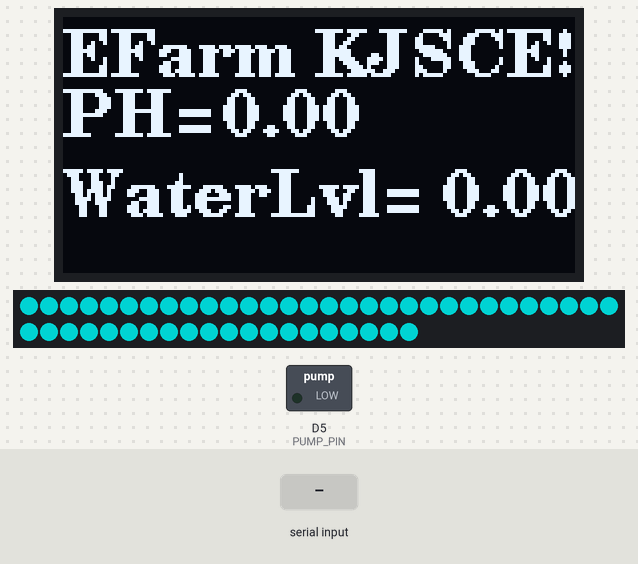
Simulated run of this sketch. Board: ESP8266 (NodeMCU). Shown: 128×64 one-colour display, 50 RGB LEDs in strip order, left to right, continuing on the next row, switched loads named in the sketch (green lamp = pin HIGH). The inputs (shaded band) are chosen by the test bench. Dim RGB values are drawn brighter than linear; WiFi joins after 1.5 s; servers stay silent unless stated; the Firebase database answers and starts empty; what the sketch prints to the serial monitor is not drawn.

Above: at 3.5 s.
3.6 s: "90,45,200\n" received over Serial
At 10.4 s:
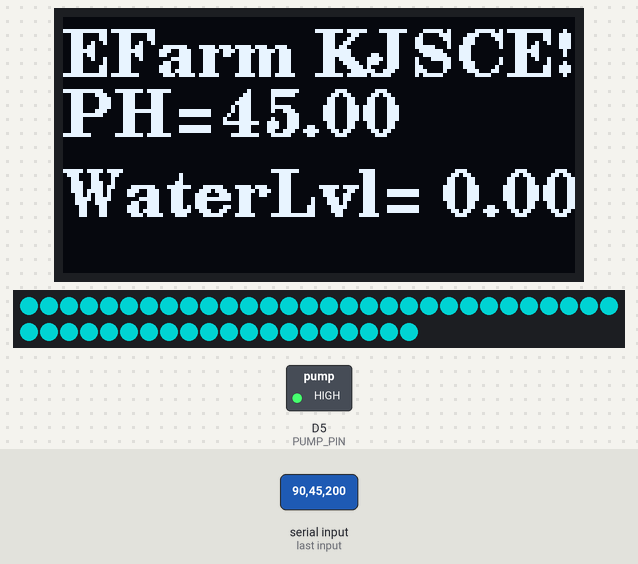
10.5 s: "30,150\n" received over Serial
At 17.1 s:
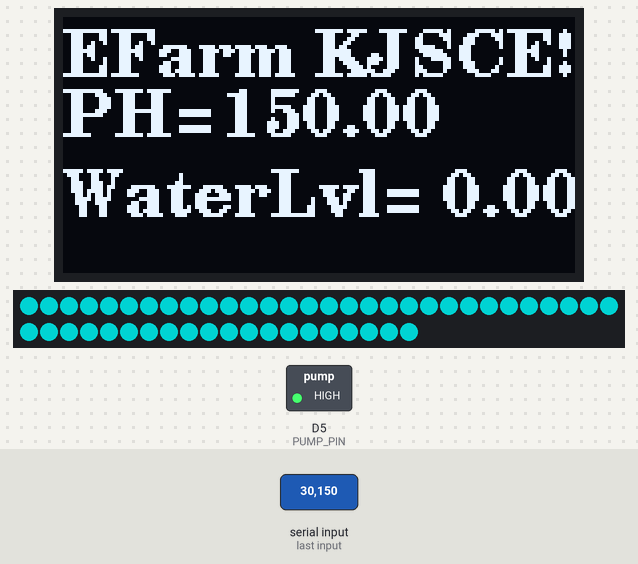
17.4 s: "90,45,200,10\n" received over Serial
At 25.9 s:
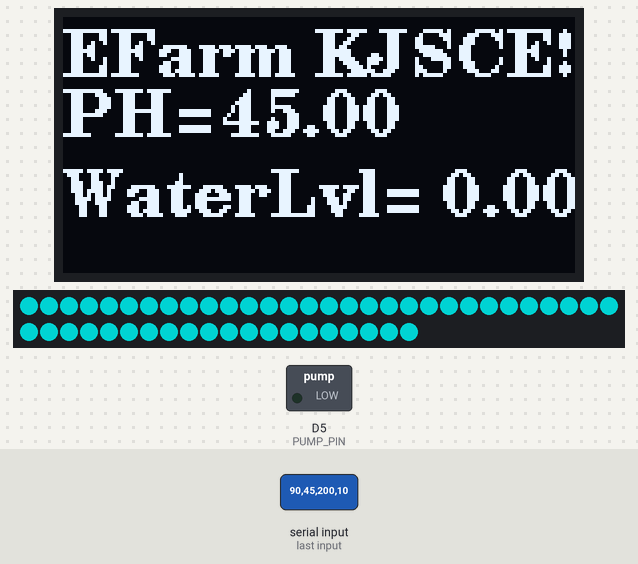
Timing chart, 0 to 28.7 s (numbered marks = the images above; inputs shaded):
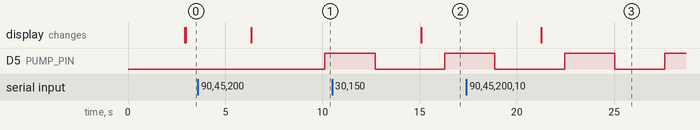

Measured:
- after the input at 3.6 s, D5 (PUMP_PIN): LOW → HIGH after 6.5 s instead of 5.5 s; the display: changes after 2.7 s (image 1)
- after the input at 10.5 s, the display: changes after 4.6 s (image 2)
- after the input at 17.4 s, the display: changes after 3.8 s (image 3)

The sketch:

Controlled_pump.ino
```cpp
#include <U8g2lib.h>
#ifdef U8X8_HAVE_HW_SPI
#include <SPI.h>
#endif
#ifdef U8X8_HAVE_HW_I2C
#include <Wire.h>
#endif

#include <FirebaseESP8266.h>
#include <WiFiManager.h>
#include <EEPROM.h>
#include <FastLED.h>

#define PUMP_PIN D5
#define NUM_LEDS 50
#define DATA_PIN 13

CRGB leds[NUM_LEDS];

U8G2_SSD1306_128X64_NONAME_F_HW_I2C u8g2(U8G2_R0);

// stringPH=PH:7.16, W:22, L:  39, T:  40;
const unsigned int MAX_MESSAGE_LENGTH = 31;
float PHval, Waterlvl, Light, Temp;
int Red, Green, Blue;
int pump_on = 0;  //Flags
int airflow = 0;

unsigned long previousMillis = 0; // last time update
unsigned long currentMillis;
long interval;                    // interval received from Firebase
long time_interval;               // Fetched from EEPROM

#define FIREBASE_HOST "https://e-farm-d2031-default-rtdb.firebaseio.com/"
#define FIREBASE_AUTH "SgAgOkkygVXy9YSGEvTfzI7Sw7iHxliB7XUl4Hzz"

FirebaseData firebaseData1;
FirebaseJson json;

void setup()
{
  // start the serial connection
  Serial.begin(9600);
  u8g2.begin();

  pinMode(PUMP_PIN, OUTPUT);
  digitalWrite(PUMP_PIN, LOW);

  // FastLED
  FastLED.addLeds<NEOPIXEL, DATA_PIN>(leds, NUM_LEDS); // GRB ordering is assumed

  WiFiManager wifiManager;
  wifiManager.autoConnect("HydroMini");

  Serial.print("Connecting...");
  while (WiFi.status() != WL_CONNECTED)
  {
    Serial.print(".");
    delay(300);
  }
  Serial.println();
  Serial.print("IP Address: ");
  Serial.println(WiFi.localIP());
  Serial.println();
  Firebase.begin(FIREBASE_HOST, FIREBASE_AUTH);

  if (!Firebase.beginStream(firebaseData1, "Electriculture"))
  {
    Serial.println("------------------------------------");
    Serial.println("Can't begin stream connection...");
    Serial.println("REASON: " + firebaseData1.errorReason());
    Serial.println("------------------------------------");
    Serial.println();
  }
  else
  {
    Serial.println("Stream success");
  }
}

void loop()
{
  if (Serial.available() > 0)
  {
    // Create a place to hold the incoming message
    static char message[MAX_MESSAGE_LENGTH];
    static unsigned int message_pos = 0;

    // Read the next available byte in the serial receive buffer

    String inByte = Serial.readString();

    inByte.trim();

    // Whole Msg

    Serial.println(inByte);

    // Cut the String

    PHval = (inByte.substring(3, 8)).toFloat();
    Waterlvl = (inByte.substring(11, 13)).toFloat();
    Light = (inByte.substring(18, 22)).toFloat();
    Temp = (inByte.substring(28, 30)).toFloat();
  }

  // Print individual values

  Serial.println(PHval);
  Serial.println(Waterlvl);
  Serial.println(Light);
  Serial.println(Temp);

  String tp = String(Temp);
  String ph = String(PHval);
  String wl = String(Waterlvl);
  String li = String(Light);

  // Send data to Firebase

  Firebase.setFloat(firebaseData1, "/HydroMini/ph", PHval);
  Firebase.setFloat(firebaseData1, "/HydroMini/waterlevel", Waterlvl);
  Firebase.setFloat(firebaseData1, "/HydroMini/light", Light);
  Firebase.setFloat(firebaseData1, "/HydroMini/temp", Temp);
  Firebase.setFloat(firebaseData1, "/HydroMini/ph", PHval);
  Firebase.setFloat(firebaseData1, "/HydroMini/waterlevel", Waterlvl);
  Firebase.setFloat(firebaseData1, "/HydroMini/light", Light);
  Firebase.setFloat(firebaseData1, "/HydroMini/temp", Temp);

  // Print on OLED

  u8g2.clearBuffer();
  u8g2.setFont(u8g2_font_ncenB12_tr);
  u8g2.drawStr(0, 15, "EFarm KJSCE!");
  u8g2.drawStr(0, 30, "PH=");
  u8g2.drawStr(40, 30, ph.c_str());
  u8g2.drawStr(0, 50, "WaterLvl=");
  u8g2.drawStr(95, 50, wl.c_str());
  u8g2.sendBuffer(); // Print on OLED

  u8g2.clearBuffer();
  u8g2.setFont(u8g2_font_ncenB12_tr);
  u8g2.drawStr(0, 15, "EFarm KJSCE!");
  u8g2.drawStr(0, 30, "PH=");
  u8g2.drawStr(40, 30, ph.c_str());
  u8g2.drawStr(0, 50, "WaterLvl=");
  u8g2.drawStr(95, 50, wl.c_str());
  u8g2.sendBuffer();

  // Fast LED

  for (int i = 0; i < NUM_LEDS; i++)
  {
    Serial.print(i);
    leds[i] = CRGB(0, 125, 125);
  }
  FastLED.show();
  delay(1000);

  // Interval control

  if (Firebase.getString(firebaseData1, "/HydroMini/Interval"))
  { // On successful Read operation, function returns 1
    String value = firebaseData1.stringData();
    Serial.println(value);
    interval = value.toInt();
  }
  Serial.print("Interval ");
  Serial.println(interval);

  // Pump time control

  unsigned long currentMillis = millis();
  if (currentMillis - previousMillis > interval) //60
  {
    previousMillis = currentMillis;
    airflow = !airflow;
  }
  if (airflow == 0 && pump_on == 0)
  {
    digitalWrite(PUMP_PIN, LOW); // AirPump ON
    Serial.print("Pump ON  ");
    Serial.println(PUMP_PIN);
    Firebase.setString(firebaseData1, "/HydroMini/Airflow", "0");
    pump_on = 1;
  }
  else if (airflow == 1 && pump_on == 1)
  {
    digitalWrite(PUMP_PIN, HIGH); // AirPump OFF
    Serial.print("Pump OFF  ");
    Serial.println(PUMP_PIN);
    Firebase.setString(firebaseData1, "/HydroMini/Airflow", "1");
    pump_on = 0;
  }


}
```
